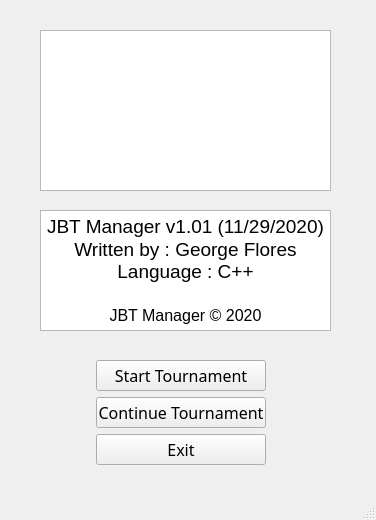
<?xml version="1.0" encoding="UTF-8"?>
<ui version="4.0">
 <class>MainWindow</class>
 <widget class="QMainWindow" name="MainWindow">
  <property name="geometry">
   <rect>
    <x>0</x>
    <y>0</y>
    <width>376</width>
    <height>520</height>
   </rect>
  </property>
  <property name="windowTitle">
   <string>MainWindow</string>
  </property>
  <widget class="QWidget" name="centralwidget">
   <widget class="QTextBrowser" name="textBrowser">
    <property name="geometry">
     <rect>
      <x>40</x>
      <y>210</y>
      <width>291</width>
      <height>121</height>
     </rect>
    </property>
    <property name="html">
     <string>&lt;!DOCTYPE HTML PUBLIC &quot;-//W3C//DTD HTML 4.0//EN&quot; &quot;http://www.w3.org/TR/REC-html40/strict.dtd&quot;&gt;
&lt;html&gt;&lt;head&gt;&lt;meta name=&quot;qrichtext&quot; content=&quot;1&quot; /&gt;&lt;style type=&quot;text/css&quot;&gt;
p, li { white-space: pre-wrap; }
&lt;/style&gt;&lt;/head&gt;&lt;body style=&quot; font-family:'MS Shell Dlg 2'; font-size:8.25pt; font-weight:400; font-style:normal;&quot;&gt;
&lt;p align=&quot;center&quot; style=&quot; margin-top:0px; margin-bottom:0px; margin-left:0px; margin-right:0px; -qt-block-indent:0; text-indent:0px;&quot;&gt;&lt;span style=&quot; font-size:14pt;&quot;&gt;JBT Manager v1.01 (11/29/2020)&lt;/span&gt;&lt;/p&gt;
&lt;p align=&quot;center&quot; style=&quot; margin-top:0px; margin-bottom:0px; margin-left:0px; margin-right:0px; -qt-block-indent:0; text-indent:0px;&quot;&gt;&lt;span style=&quot; font-size:14pt;&quot;&gt;Written by : George Flores&lt;br /&gt;Language : C++&lt;/span&gt;&lt;/p&gt;
&lt;p align=&quot;center&quot; style=&quot;-qt-paragraph-type:empty; margin-top:0px; margin-bottom:0px; margin-left:0px; margin-right:0px; -qt-block-indent:0; text-indent:0px; font-size:14pt;&quot;&gt;&lt;br /&gt;&lt;/p&gt;
&lt;p align=&quot;center&quot; style=&quot; margin-top:0px; margin-bottom:0px; margin-left:0px; margin-right:0px; -qt-block-indent:0; text-indent:0px;&quot;&gt;&lt;span style=&quot; font-size:12pt;&quot;&gt;JBT Manager © 2020&lt;/span&gt;&lt;/p&gt;&lt;/body&gt;&lt;/html&gt;</string>
    </property>
   </widget>
   <widget class="QWidget" name="formLayoutWidget">
    <property name="geometry">
     <rect>
      <x>90</x>
      <y>360</y>
      <width>176</width>
      <height>118</height>
     </rect>
    </property>
    <layout class="QFormLayout" name="formLayout_2">
     <item row="2" column="1">
      <widget class="QPushButton" name="exitButton">
       <property name="font">
        <font>
         <family>Bahnschrift SemiLight</family>
         <pointsize>12</pointsize>
        </font>
       </property>
       <property name="text">
        <string>Exit</string>
       </property>
      </widget>
     </item>
     <item row="0" column="1">
      <widget class="QPushButton" name="startTournamentButton">
       <property name="font">
        <font>
         <family>Bahnschrift SemiLight</family>
         <pointsize>12</pointsize>
        </font>
       </property>
       <property name="text">
        <string>Start Tournament</string>
       </property>
      </widget>
     </item>
     <item row="1" column="1">
      <widget class="QPushButton" name="continueTournamentButton">
       <property name="font">
        <font>
         <family>Bahnschrift SemiLight</family>
         <pointsize>12</pointsize>
        </font>
       </property>
       <property name="text">
        <string>Continue Tournament</string>
       </property>
      </widget>
     </item>
    </layout>
   </widget>
   <widget class="QTextEdit" name="textEdit">
    <property name="geometry">
     <rect>
      <x>40</x>
      <y>30</y>
      <width>291</width>
      <height>161</height>
     </rect>
    </property>
    <property name="styleSheet">
     <string notr="true">background-image: url(:/new/prefix1/Rylan Smaller.jpg);</string>
    </property>
   </widget>
  </widget>
  <widget class="QMenuBar" name="menubar">
   <property name="geometry">
    <rect>
     <x>0</x>
     <y>0</y>
     <width>376</width>
     <height>21</height>
    </rect>
   </property>
  </widget>
  <widget class="QStatusBar" name="statusbar"/>
 </widget>
 <resources/>
 <connections/>
</ui>
